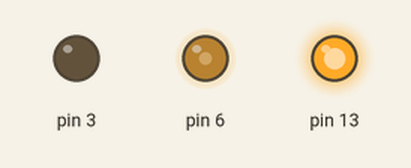
A sketch run on a simulated Arduino Uno, built with avr-gcc and run on an emulated ATmega328P. On the bench: output pins drawn as LEDs (lit = HIGH).

Above: at 0.1 s.
Timing chart, 0 to 1.6 s (numbered marks = the images above):
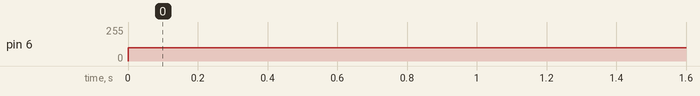

The sketch:

Start_04_07.ino
```cpp
void setup() {
  // put your setup code here, to run once:
  pinMode(13, OUTPUT);
  digitalWrite(13, HIGH);
}

void loop() {
  // put your main code here, to run repeatedly:
  analogWrite(3, 0);
  analogWrite(6, 100);
}
```

Measured:
- by itself, pin 6: 0/255 → 100/255 at 0.00 s
